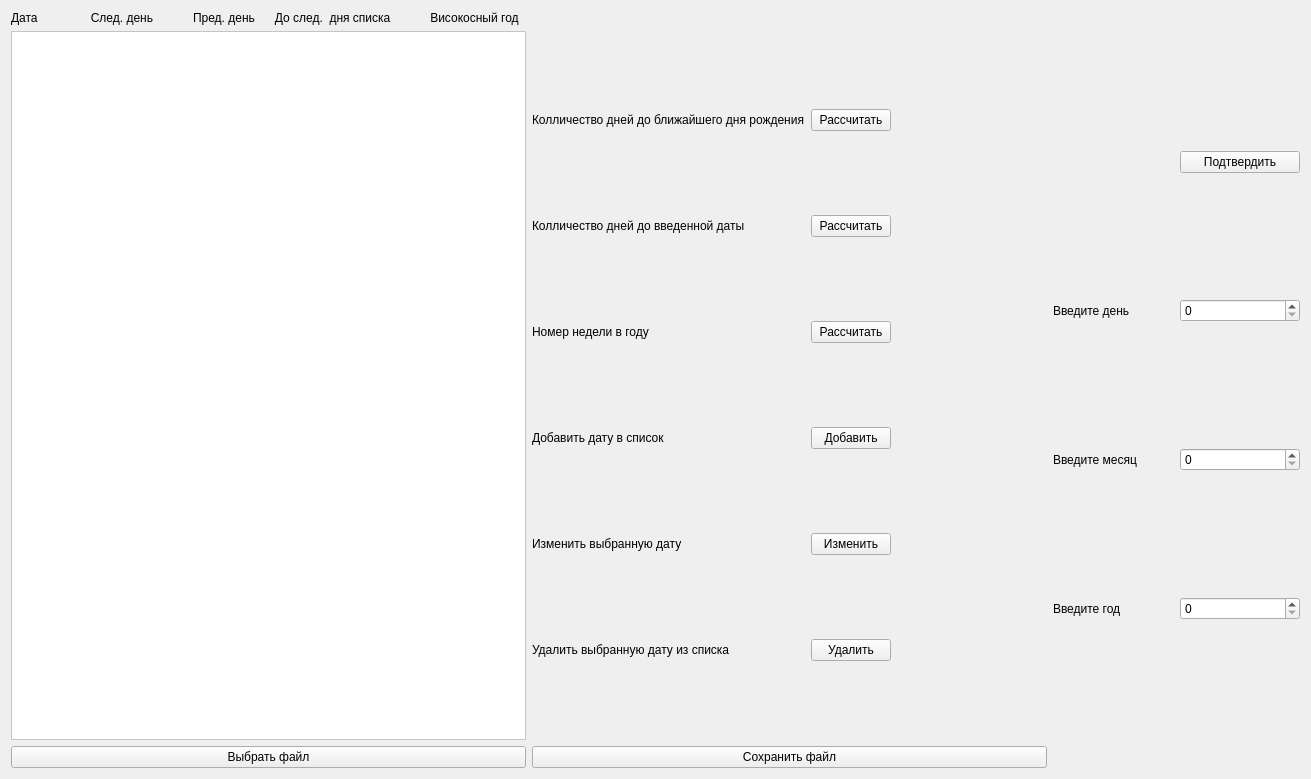
<?xml version="1.0" encoding="UTF-8"?>
<ui version="4.0">
 <class>Widget</class>
 <widget class="QWidget" name="Widget">
  <property name="geometry">
   <rect>
    <x>0</x>
    <y>0</y>
    <width>1311</width>
    <height>779</height>
   </rect>
  </property>
  <property name="windowTitle">
   <string>Widget</string>
  </property>
  <layout class="QGridLayout" name="gridLayout">
   <item row="1" column="1">
    <widget class="QListWidget" name="listWidget">
     <property name="sizePolicy">
      <sizepolicy hsizetype="Preferred" vsizetype="Expanding">
       <horstretch>0</horstretch>
       <verstretch>0</verstretch>
      </sizepolicy>
     </property>
     <property name="styleSheet">
      <string notr="true">QListWidget{
background-color:white;
}</string>
     </property>
    </widget>
   </item>
   <item row="2" column="2">
    <widget class="QPushButton" name="saveFileButton">
     <property name="text">
      <string>Сохранить файл</string>
     </property>
    </widget>
   </item>
   <item row="0" column="1">
    <widget class="QLabel" name="label_11">
     <property name="text">
      <string>Дата                След. день            Пред. день      До след.  дня списка            Високосный год  </string>
     </property>
    </widget>
   </item>
   <item row="1" column="4">
    <layout class="QGridLayout" name="gridLayout_3">
     <item row="3" column="2">
      <widget class="QSpinBox" name="assertYearSpinBox"/>
     </item>
     <item row="1" column="2">
      <widget class="QSpinBox" name="assertDaySpinBox"/>
     </item>
     <item row="1" column="1">
      <widget class="QLabel" name="assertDayLabel">
       <property name="text">
        <string>Введите день</string>
       </property>
      </widget>
     </item>
     <item row="0" column="1">
      <widget class="QLabel" name="assertLabel">
       <property name="text">
        <string/>
       </property>
      </widget>
     </item>
     <item row="0" column="2">
      <widget class="QPushButton" name="assertConfirmButton">
       <property name="text">
        <string>Подтвердить</string>
       </property>
      </widget>
     </item>
     <item row="2" column="2">
      <widget class="QSpinBox" name="assertMonthSpinBox"/>
     </item>
     <item row="2" column="1">
      <widget class="QLabel" name="assertMonthLabel">
       <property name="text">
        <string>Введите месяц</string>
       </property>
      </widget>
     </item>
     <item row="3" column="1">
      <widget class="QLabel" name="assertYearLabel">
       <property name="text">
        <string>Введите год</string>
       </property>
      </widget>
     </item>
    </layout>
   </item>
   <item row="2" column="1">
    <widget class="QPushButton" name="chooseFile">
     <property name="text">
      <string>Выбрать файл</string>
     </property>
    </widget>
   </item>
   <item row="1" column="2">
    <layout class="QGridLayout" name="gridLayout_2">
     <item row="6" column="3">
      <widget class="QPushButton" name="editDateButton">
       <property name="text">
        <string>Изменить</string>
       </property>
      </widget>
     </item>
     <item row="3" column="1">
      <widget class="QLabel" name="label_2">
       <property name="text">
        <string>Колличество дней до введенной даты</string>
       </property>
      </widget>
     </item>
     <item row="0" column="3">
      <widget class="QPushButton" name="birthdayButton">
       <property name="text">
        <string>Рассчитать</string>
       </property>
      </widget>
     </item>
     <item row="4" column="3">
      <widget class="QPushButton" name="weekNumberButton">
       <property name="text">
        <string>Рассчитать</string>
       </property>
      </widget>
     </item>
     <item row="0" column="1">
      <widget class="QLabel" name="label_4">
       <property name="text">
        <string>Колличество дней до ближайшего дня рождения</string>
       </property>
      </widget>
     </item>
     <item row="5" column="3">
      <widget class="QPushButton" name="addDateButton">
       <property name="text">
        <string>Добавить</string>
       </property>
      </widget>
     </item>
     <item row="4" column="1">
      <widget class="QLabel" name="label_3">
       <property name="text">
        <string>Номер недели в году</string>
       </property>
      </widget>
     </item>
     <item row="0" column="4">
      <widget class="QLabel" name="durationLabel">
       <property name="text">
        <string/>
       </property>
      </widget>
     </item>
     <item row="4" column="4">
      <widget class="QLabel" name="weekNumberLabel">
       <property name="text">
        <string/>
       </property>
      </widget>
     </item>
     <item row="6" column="4">
      <spacer name="horizontalSpacer">
       <property name="orientation">
        <enum>Qt::Horizontal</enum>
       </property>
       <property name="sizeType">
        <enum>QSizePolicy::Fixed</enum>
       </property>
       <property name="sizeHint" stdset="0">
        <size>
         <width>150</width>
         <height>20</height>
        </size>
       </property>
      </spacer>
     </item>
     <item row="5" column="1">
      <widget class="QLabel" name="label">
       <property name="text">
        <string>Добавить дату в список</string>
       </property>
      </widget>
     </item>
     <item row="6" column="1">
      <widget class="QLabel" name="label_5">
       <property name="text">
        <string>Изменить выбранную дату</string>
       </property>
      </widget>
     </item>
     <item row="3" column="4">
      <widget class="QLabel" name="birthdayLabel">
       <property name="text">
        <string/>
       </property>
      </widget>
     </item>
     <item row="3" column="3">
      <widget class="QPushButton" name="durationButton">
       <property name="text">
        <string>Рассчитать</string>
       </property>
      </widget>
     </item>
     <item row="7" column="3">
      <widget class="QPushButton" name="removeDateButton">
       <property name="text">
        <string>Удалить</string>
       </property>
      </widget>
     </item>
     <item row="7" column="1">
      <widget class="QLabel" name="label_6">
       <property name="text">
        <string>Удалить выбранную дату из списка</string>
       </property>
      </widget>
     </item>
    </layout>
   </item>
  </layout>
 </widget>
 <resources/>
 <connections/>
</ui>
